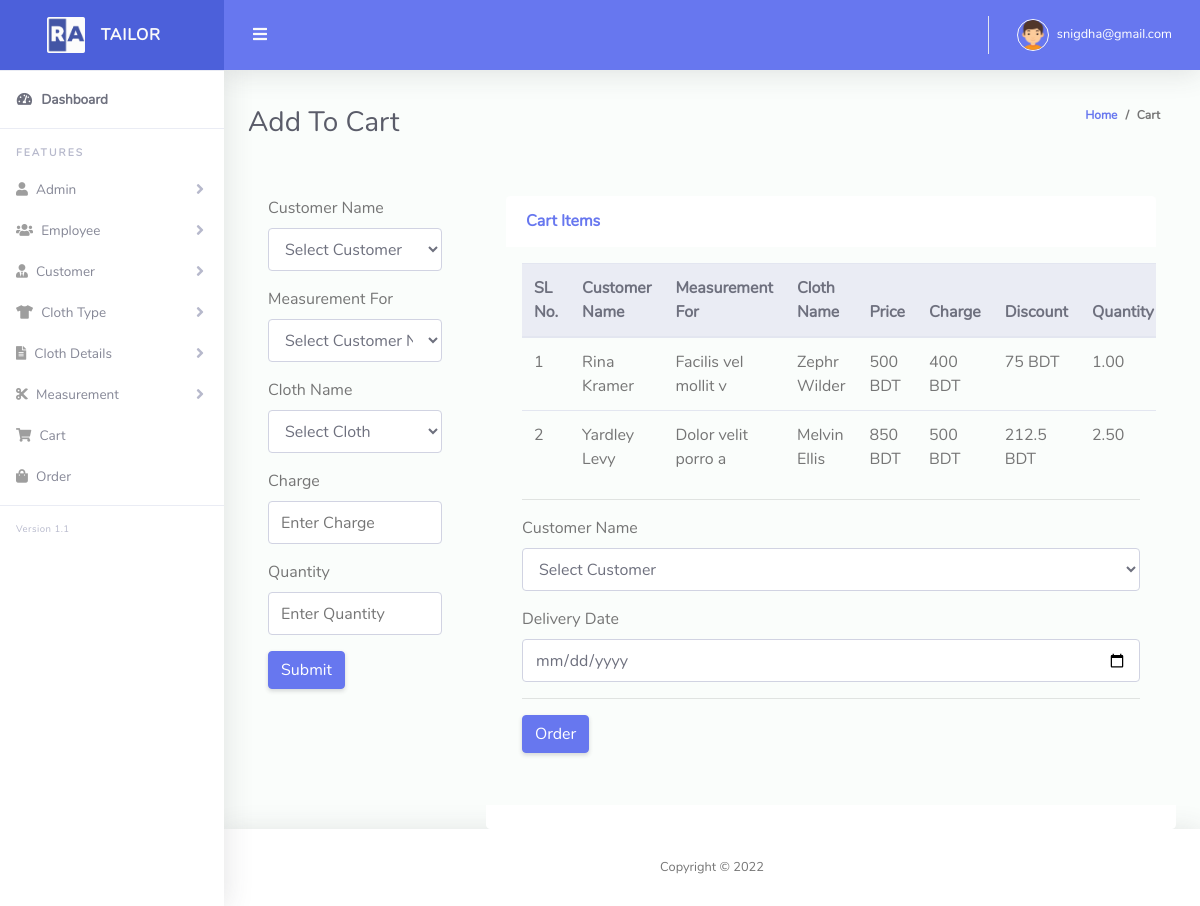
The app's page /cart.php (signed in) with its own data.
### tables this page shows
CREATE TABLE `tbl_cart` (
  `id` int(11) NOT NULL,
  `cus_id` int(11) NOT NULL,
  `mes_id` int(11) NOT NULL,
  `cloth_id` int(11) NOT NULL,
  `buying_price` int(11) NOT NULL,
  `selling_price` int(11) NOT NULL,
  `charge` int(11) NOT NULL,
  `discount` int(11) NOT NULL,
  `quantity` float(10,2) NOT NULL,
  `soft_delete` tinyint(4) NOT NULL DEFAULT 0
);

CREATE TABLE `tbl_customer` (
  `cus_id` int(11) NOT NULL,
  `cus_name` varchar(255) NOT NULL,
  `cus_email` varchar(255) NOT NULL,
  `cus_phone` varchar(255) NOT NULL,
  `cus_address` text NOT NULL,
  `created_at` timestamp NOT NULL DEFAULT current_timestamp(),
  `soft_delete` tinyint(4) NOT NULL DEFAULT 0
);

CREATE TABLE `tbl_measurement` (
  `id` int(11) NOT NULL,
  `cus_id` int(11) NOT NULL,
  `measurement_for` varchar(255) NOT NULL,
  `measurement_details` text NOT NULL,
  `soft_delete` tinyint(4) NOT NULL DEFAULT 0
);

CREATE TABLE `tbl_cloth` (
  `id` int(11) NOT NULL,
  `cloth_name` varchar(255) NOT NULL,
  `type` int(11) NOT NULL,
  `details` text NOT NULL,
  `image` varchar(255) NOT NULL,
  `stock` varchar(255) NOT NULL,
  `color` varchar(255) NOT NULL,
  `brand` varchar(255) NOT NULL,
  `buying_price` int(11) NOT NULL,
  `selling_price` int(11) NOT NULL,
  `discount` int(11) NOT NULL,
  `created_at` timestamp NOT NULL DEFAULT current_timestamp(),
  `soft_delete` tinyint(4) NOT NULL DEFAULT 0
);

### Classes/DB.php (called while the page is built, shortened)
<?php
class DB
{
    public function connect(){
        $this->conn = new mysqli("localhost","root","","tailor_shop");
        if ($this->conn->connect_error) {
          die("Connection failed: " . $this->conn->connect_error);
        } else {
            return $msg =  "connected";
        }
    }
}

### Classes/CartClass.php (called while the page is built, shortened)
<?php
include_once 'db.php';
class CartClass extends DB
{
    public function viewCart()
    {
        $query = "SELECT tbl_cart.*, tbl_customer.*, tbl_measurement.*, tbl_cloth.*, tbl_cart.buying_price AS buying_price, tbl_cart.selling_price AS selling_price, tbl_cart.id AS cartid FROM tbl_cart
        LEFT JOIN tbl_customer ON tbl_cart.cus_id = tbl_customer.cus_id
        LEFT JOIN tbl_measurement ON tbl_cart.mes_id =  tbl_measurement.id
        LEFT JOIN tbl_cloth ON tbl_cart.cloth_id = tbl_cloth.id AND tbl_cart.discount = tbl_cloth.discount";
        $result = $this->conn->query($query);
        return $result;
    }
}
?>

### cart.php (the view, shortened to what this page needs)
<?php
include 'layouts/header.php';
?>
<div class="container-fluid" id="container-wrapper">
  <div class="d-sm-flex align-items-center justify-content-between mb-4">
    <h1 class="h3 mb-0 text-gray-800">Add To Cart</h1>
    <ol class="breadcrumb">
      <li class="breadcrumb-item"><a href="./">Home</a></li>
      <li class="breadcrumb-item">Cart</li>
    </ol>
  </div>
  <div class="row">
    <div class="col-md-3">
      <div class="card-body">
        <form action="" method="POST">
          <div class="form-group">
            <label>Customer Name</label><br>
            <select id="cus_id" name="cus_id" class="form-control">
              <option value="">Select Customer</option>
            </select>
          </div>
          <div class="form-group">
            <label>Measurement For</label><br>
            <select id="mes_id" name="mes_id" class="form-control">
              <option value="">Select Customer Name</option>
            </select>
          </div>
          <div class="form-group">
            <label>Cloth Name</label><br>
            <select id="select" name="cloth_id" class="form-control">
              <option>Select Cloth</option>
            </select>
          </div>
          <div class="form-group">
            <label>Charge</label>
            <input name="charge" type="number" class="form-control" placeholder="Enter Charge">
          </div>
          <div class="form-group">
            <label>Quantity</label>
            <input name="quantity" type="number" step="0.1" min="0" class="form-control" placeholder="Enter Quantity">
          </div>
          <button name="add_to_cart" type="submit" class="btn btn-primary">Submit</button>
        </form>
      </div>
    </div>
    <div class="col-md-9">
      <div class="card-body">
        <div class="card-header py-3 d-flex flex-row align-items-center justify-content-between">
          <h6 class="m-0 font-weight-bold text-primary">Cart Items</h6>
        </div>
        <div class="table-responsive p-3">
          <table class="table align-items-center table-flush">
            <thead class="thead-light">
              <tr>
                <th>SL No.</th>
                <th>Customer Name</th>
                <th>Measurement For</th>
                <th>Cloth Name</th>
                <th>Price</th>
                <th>Charge</th>
                <th>Discount</th>
                <th>Quantity</th>
              </tr>
            </thead>
            <tbody>
              <?php
              $i = 0;
              $view = $cart->viewCart();
              if ($view->num_rows > 0) {
                foreach ($view as $value) {
              ?>
                  <tr>
                    <td><?php echo $i += 1; ?></td>
                    <td><?php echo $value['cus_name']; ?></td>
                    <td><?php echo $value['measurement_for']; ?></td>
                    <td><?php echo $value['cloth_name']; ?></td>
                    <td><?php echo $value['selling_price']; ?> BDT</td>
                    <td><?php echo $value['charge']; ?> BDT</td>
                    <td><?php echo $discount = ($value['discount'] / 100) * ($value['selling_price'] * $value['quantity']); ?> BDT</td>
                    <td><?php echo $value['quantity']; ?></td>
                  </tr>
              <?php }
              } ?>
            </tbody>
          </table>
          <hr>
          <table class="table align-items-center table-flush">
            <tbody>
              <form action="" method="post">
                <div class="form-group">
                  <label>Customer Name</label><br>
                  <select id="select" name="cus_id" class="form-control">
                    <option>Select Customer</option>
                  </select>
                </div>
                <label>Delivery Date</label>
                <input name="delivery_at" type="date" class="form-control">
                <hr>
                <button name="send_to_order" type="submit" class="btn btn-primary">Order</button>
              </form>
            </tbody>
          </table>
        </div>
      </div>
      <div class="card-footer"></div>
    </div>
  </div>
</div>
<?php include 'layouts/footer.php'; ?>

### records on screen
tbl_cart: i "1", cus.cus_name "Rina Kramer", tbl_measurement.measurement_for "Facilis vel mollit v", cloth.cloth_name "Zephr Wilder", selling_price "500", charge "400", cloth+selling_price+quantity "75", quantity "1.00"
tbl_cart: i "2", cus.cus_name "Yardley Levy", tbl_measurement.measurement_for "Dolor velit porro a", cloth.cloth_name "Melvin Ellis", selling_price "850", charge "500", cloth+selling_price+quantity "212.5", quantity "2.50"

### other values on screen
$_SESSION['email'] "snigdha@gmail.com"
